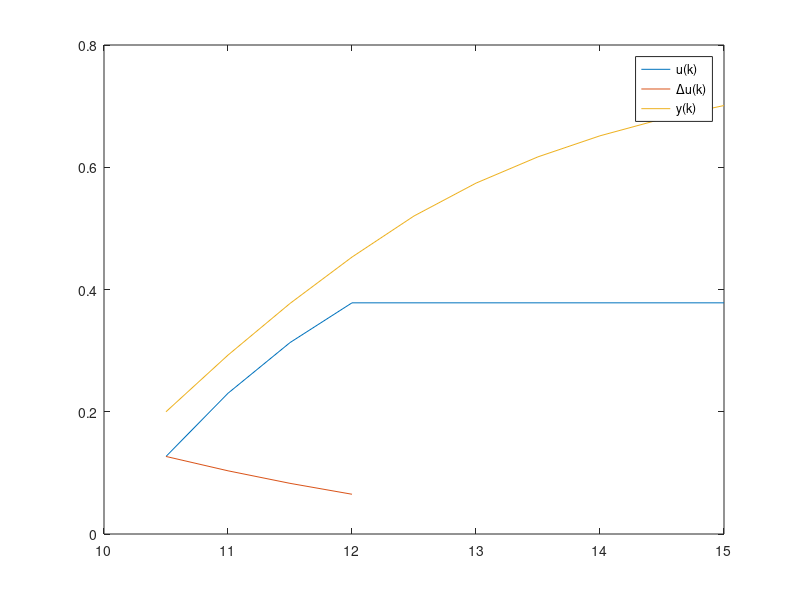
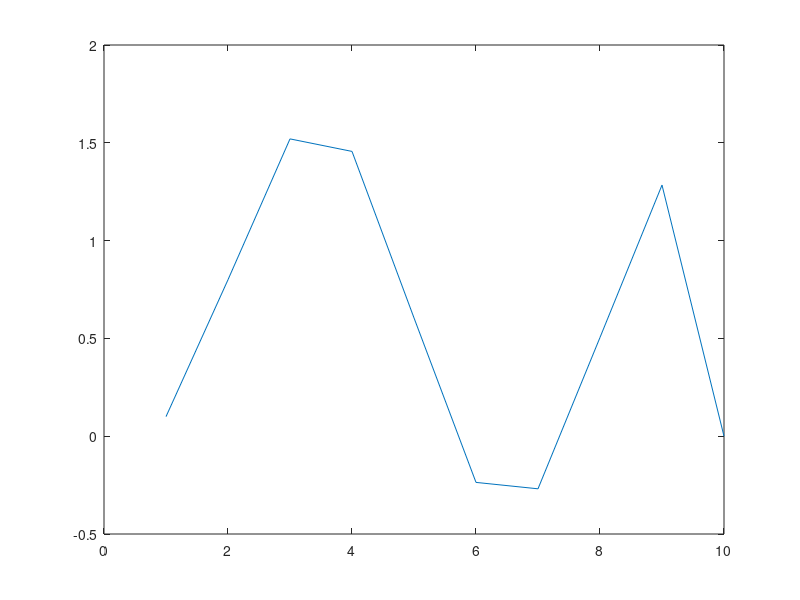

MATLAB code for these plots, in order:
clearvars;
close all;
clc;

%% Example 1
Am=[[1,1];[0,1]];
Bm=[0.5,1]';
Cm=[1,0];
n=2;
Om=[0,0];
A=[[Am,Om'];[Cm*Am,1]];
B=[Bm;Cm*Bm];
C=[Om,1];
lambda=eig(A);

%% Example 2
a=0.8;b=0.1;c=1;Np=10;Nc=4;
Am=a;
Bm=b;
Cm=1.0;
Om=0;
% state space with integral control
A=[[Am,Om'];[Cm*Am,1]];
B=[Bm;Cm*Bm];
C=[Om,1];

%fill up F
F=[];
Phi=[];
for N=1:Np
    F=[F;C*(A^N)];
end

for Nu=1:Nc
    vaux=[];
    for N=1:Np
        if N-Nu>=0
            delta=1;
        else
            delta=0;
        end
        vaux=[vaux;C*(A^(N-Nu))*B*delta];
    end
    Phi=[Phi;vaux];
end
Phi=reshape(Phi,Np,Nc);
rki=1;
%first case
Rs=ones(Np,1)*rki;
R=0*eye(Nc);
xki=[0.1,0.2]';
DU=(Phi'*Phi+R)\Phi'*(Rs-F*xki);

%second case
Rs=ones(Np,1)*rki;
R=10*eye(Nc);
xki=[0.1,0.2]';
DU=(Phi'*Phi+R)\Phi'*(Rs-F*xki);

%plot second example
x=zeros(2,Np);
y=zeros(1,Np);
u=zeros(1,Np);
x(:,1)=xki;
for k=1:Np
    if k<=Nc
        x(:,k+1)=A*x(:,k)+B*DU(k);
        if k>1
            u(k)=DU(k)+u(k-1);
        else
            u(k)=DU(k);         
        end        
    else
        x(:,k+1)=A*x(:,k)+B*0;
        u(k)=u(k-1);
    end
 y(k)=C*x(:,k);
end
figure
plot(u)
hold on 
plot(DU)
hold on
plot(y)
legend('u(k)','\Deltau(k)','y(k)');
xticklabels({'10','11','12','13','14','15','16','17','18','19'})

%% Receding Horizon
xm=zeros(1,Np);
x=zeros(2,Np);
y=zeros(1,Np);
u=zeros(1,Np);
du=zeros(1,Np);
xm(1)=0.1;
y(1)=0.2;
x(:,1)=[xm(1),y(1)]';
u(1)=0;
du(1)=7.2;
a=0.8;b=0.1;c=1;Np=10;Nc=4;
Am=a;
Bm=b;
Cm=1.0;
Om=0;

Rs=ones(Np,1)*rki;
R=0*eye(Nc);

for k=2:Np-1
    u(k)=u(k-1)+du(k-1);
    xm(k)=Am*xm(k-1)+Bm*u(k);
    x(:,k)=A*x(:,k-1)+B*du(k-1);
    y(k)=C*x(:,k-1);
    xki=[x(1,k),y(k)]';
    DU=(Phi'*Phi+R)\Phi'*(Rs-F*xki);
    du(k)=DU(1);
end
figure
plot(xm)
